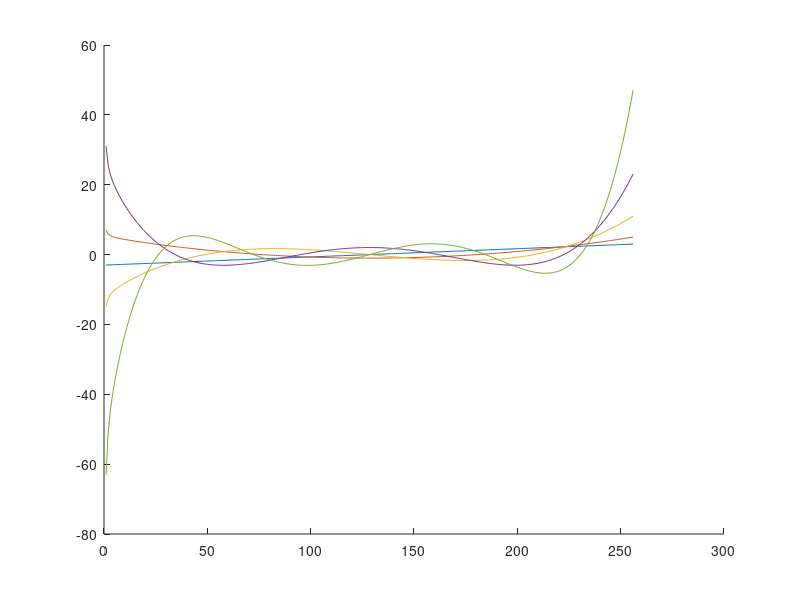

This figure's MATLAB source: (Note: this script raises an error after producing the figure.)
% Final Project
% CEG 7850 - Digital Image Processing
% Alex Reigle

function [] = main()
%% Assumptions:
%   (1) Ns = N = 256 (This ensures that our function will mapp x -> y such 
%       that iterator, i, spans i = [0 N-1] for eqn. 3)
%   (2) Assume that the highest order of the signa will be varried between
%       mi = 1 and mi = 3 (providing the definition for the Gegenbauer
%       basis.
%   (3) N = k; Assume cardinality is the entire signal. This 
%       allows for assumption (1) and also reduces coputational complexity
%       by tying the two values together in a single for-loop (see eqn. 6)
%   (4) 

N = 256;    % N (big n) is the number of sub-intervals/elements in the signal
n = 2.5;      % n (little n) is the degree of the Gegenbauer polynomial which is
            %              used to reconstruct the 

% Ref: (mathworld.wolfram)
% lambda defines the demensionality of the problem 
% (2*lambda + 2) defines the number of demensions
% for 1D-space (2*lambda - 2) = 1; lambda = 1.5
% alpha = lambda - 1/5 = 1
alpha = 1.5;

x = linspace(-1,1, 256);

testGegenBauerPoly(x, alpha);

g = gegenbauerCoef(x, alpha, n);

% Test Signal f1
f1 = linspace(-1,1,N);
for i = 1:length(f1)
    if (f1(i) <= 0)
        f1(i) = -1 - f1(i);
    else
        f1(i) = ( 1 - f1(i) )^5;
    end
end

    % Original processing of Signal f1 (without Compression/Truncation)
    dct_f1 = dctCoef(f1);
    idct_f1 = idct(dct_f1);

    figure(1);
    subplot(1,3,1); plot(f1);       title('Orignal Signal F1');
    subplot(1,3,2); plot(dct_f1);   title('DCT of Orig. Sig. F1');
    subplot(1,3,3); plot(idct_f1);  title('IDCT Reconstruction of F1');
%% %%%%%%%%%%%%%%%%%%%%%%%%%%%%%%%%%%%%%%%%%%%%%%%%%%%%%%%%%%%%%%%%%%%%%%%
%%%%%%%%%% RECONSTRUCTION OF 1D SIGNALS USING IPRM %%%%%%%%%%%%%%%%%%%%%%%
%%%%%%%%%%%%%%%%%%%%%%%%%%%%%%%%%%%%%%%%%%%%%%%%%%%%%%%%%%%%%%%%%%%%%%%%%%

%%%%%%%%% RECONSTRUCTION OF F1 USING IPRM %%%%%%%%%%%%%%%%%%%%%%%%%%%%%%%%%%%%%%%%%%
    [f1_out, encKey] = encodeSig(f1, alpha, n);
    f1_reconstruct = IPRM(f1_out, alpha, n, encKey);

    figure(11);
    subplot(1,3,1); plot(f1);               title('Original Signal');
    subplot(1,3,2); plot(f1_out);           title('Gegenbauer Compressed Signal');
    subplot(1,3,3); plot(f1_reconstruct);   title('Reconstructed Signal');

    % Original processing of Signal f1 (with Compression/Truncation)
    ft = (f1);
    dct_ft = truncateSig(dctCoef(ft));
    idct_ft = idct(dct_ft);

    figure(12);
    subplot(1,3,1); plot(ft);       title('Signal F1');
    subplot(1,3,2); plot(dct_ft);   title('DCT of Trunc. Sig. Ft');
    subplot(1,3,3); plot(idct_ft);  title('IDCT Reconstruction of Ft');

%% %%%%%%% Incorrect Usage of Gegenbauer %%%%%%%%%%%%
%     % Gegenbauer processing of Signal f1 (without Compression/Truncation)
%     gegWorking = gegenbauerCoef(f1, alpha, n);     % Works for alpha = 1.5; n1 = 2.01-2.99
%     dctGegWorking = dctCoef(gegWorking);
%     recreatedF1 = idct(dctGegWorking);
% 
%     figure(13);
%     subplot(1,3,1); plot(gegWorking);       title('Gegenbauer Polynomial of F1');
%     subplot(1,3,2); plot(dctGegWorking);    title('DCT of Gegenbauer Poly. (of F1)');
%     subplot(1,3,3); plot(recreatedF1);      title('Reconstrunction of F1 (w/ Gegenbauer Poly.)');
% 
%     % Gegenbauer processing of Signal f1 (with Compression/Truncation)
%     gegT = (gegenbauerCoef(ft, alpha, n));
%     dctGegT = truncateSig(dctCoef(gegT));
%     recreatedFt = idct(dctGegT);
% 
%     figure(14);
%     subplot(1,3,1); plot(gegT);         title('Gegenbauer Poly. of *Truncated Signal, Ft');
%     subplot(1,3,2); plot(dctGegT);      title('DCT of Gegenbauer Poly. (of Ft)');
%     subplot(1,3,3); plot(recreatedFt);  title('Reconstruction of Ft (w/ Gegenbauer Poly.)');

%% %%%%%%%%%%%% RECREATION OF FIGURE 2A AND 2B %%%%%%%%%%%%%%%%%%%%%%%%%%%%%%%%%%%%%%%%%%%%%%%%
    figure(1001);
    subplot(1,2,1); plot(f1);           title('Figure 2a Recreation - Orignal Signal (f1)');    xlim([1 256]);
    subplot(1,2,2); plot(dctCoef(f1));  title('Figure 2b Recreation - DCT Coefficients of f1'); xlim([1 256]);

    rmsef1 = 0.*f1;
    for i = 1:length(f1)
        rmsef1(i) = rootMeanSquareError(f1(i), f1_reconstruct(i));
    end

    figure(1002);   plot(rmsef1);     title('Recreation of Figure 3a - RMSE of Reconstructed F1');


    % Introduce Artifacts
    f1_noisy = truncateSig(dctCoef(f1));
    figure(11); 
    subplot(1,2,1); plot(f1_noisy);       title('Compressed (Zeroed-Out) DCT of f1');
    subplot(1,2,2); plot(idct(f1_noisy)); title('Reconstruction of Compressed Signal f1');

    % Test Signal f2
    f2 = wnoise(3,nextpow2(N));
    dct2 = dctCoef(f2);

    % Introduce Artifacts
    f2_noisy = truncateSig(dct2); 
    
    figure(22); 
    subplot(1,2,1); plot(f2_noisy);         title('Compressed (Zeroed-Out) DCT of f2');
    subplot(1,2,2); plot(idct(f2_noisy));   title('Reconstruction of Compressed Signal f2');

%% %%%%%% RECONSTRUCTION OF F2 USING IPRM %%%%%%%%%%%%%%%%%%%%%%%%%%%%%%%%%%%%%%%%%%%%%%%%
    [f2_out, encKey] = encodeSig(f2, alpha, n);
    f2_reconstruct = IPRM(f2_out, alpha, n, encKey);

    figure(20);
    subplot(1,3,1); plot(f2);               title('Original Signal');
    subplot(1,3,2); plot(f2_out);           title('Gegenbauer Compressed Signal');
    subplot(1,3,3); plot(f2_reconstruct);   title('Reconstructed Signal');

    figure(2001);
    subplot(1,2,1); plot(f2);   title('Figure 4a Recreation - Original Signal (f2)');   xlim([1 256]);
    subplot(1,2,2); plot(dct2); title('Figure 4b Recreation - DCT Coefifcients of f2'); xlim([1 256]);

    rmsef2 = 0.*f2;
    for i = 1:length(f2)
        rmsef2(i) = rootMeanSquareError(f2(i), f2_reconstruct(i));
    end

    figure(2002); plot(rmsef2); title('Recreation of Figure 5a - RMSE of Reconstructed F2');

%% %%%%%%%%%%%%%%%%%%%%%%%%%%%%%%%%%%%%%%%%%%%%%%%%%%%%%%%%%%%%%%%%%%%%%%%%
%%%%%%%%%%% RECONSTRUCTION OF IMAGES USING IPRM %%%%%%%%%%%%%%%%%%%%%%%%%%
%%%%%%%%%%%%%%%%%%%%%%%%%%%%%%%%%%%%%%%%%%%%%%%%%%%%%%%%%%%%%%%%%%%%%%%%%%
    % Processing on Cameraman Image
    cameraman = imread('cameraman.tif');
    [camSignal, Cm, Cn] = im2sig(cameraman);
    dct3 = dctCoef(camSignal);
    cameraman_noisy = truncateSig(dct3);
    f3 = sig2im(cameraman_noisy, Cm, Cn);

    figure(3); hold on;
    subplot(2,2,1); imshow(cameraman);                          title('Original Image'); 
    subplot(2,2,2); imshow(f3);                                 title('Gegenbauer Compressed Image'); 
    subplot(2,2,3); plot(dct3);             xlim([1 Cm*Cn]);    title('DCT Transform of Original Image'); 
    subplot(2,2,4); plot(cameraman_noisy);  xlim([1 Cm*Cn]);    title('DCT Transform of Gegenbauer Compressed Signal)'); 

    [cam_out, encKey] = encodeSig(camSignal, alpha, n);
    cam_reconstruct = IPRM(cam_out, alpha, n, encKey);

    figure(30); hold on;
    subplot(2,3,1); plot(camSignal);                                        title('Original "Cameraman.tif" Signal');
    subplot(2,3,2); plot(cam_out);                                          title('Gegenbauer Compressed Signal');
    subplot(2,3,3); plot(cam_reconstruct);                                  title('Reconstructed Signal');
    subplot(2,3,4); imshow(cameraman);                                      title('Original Image');
    subplot(2,3,5); imshow(cast(sig2im(idct(cam_out),Cm,Cn), 'uint8'));     title('Compressed Noisy Image');
    subplot(2,3,6); imshow(cast(sig2im(cam_reconstruct,Cm,Cn), 'uint8'));   title('Reconstructed Image');
    
    % Add noise from transmition (After Compression)
    cam_out_noisy3  = addNoise(cam_out, 3);     cam_out_noisy3_reconstruct   = IPRM(cam_out_noisy3 , alpha, n, encKey);
    cam_out_noisy10 = addNoise(cam_out, 10);    cam_out_noisy10_reconstruct  = IPRM(cam_out_noisy10, alpha, n, encKey);
    cam_out_noisyn10 = addNoise(cam_out, -10);  cam_out_noisyn10_reconstruct = IPRM(cam_out_noisyn10, alpha, n, encKey);
    
    figure(31);
    subplot(2,3,1); imshow(cast(sig2im(idct(cam_out_noisy3 ),Cm,Cn), 'uint8'));         title('Compressed Image w/ 3dB SNR after Noise Injection');
    subplot(2,3,2); imshow(cast(sig2im(idct(cam_out_noisy10),Cm,Cn), 'uint8'));         title('Compressed Image w/ 10dB SNR after Noise Injection');
    subplot(2,3,3); imshow(cast(sig2im(idct(cam_out_noisyn10),Cm,Cn), 'uint8'));        title('Compressed Image w/ -10dB SNR after Noise Injection');
    subplot(2,3,4); imshow(cast(sig2im(cam_out_noisy3_reconstruct ,Cm,Cn), 'uint8'));   title('Reconstructed Image w/ 3dB SNR after Noise Injection');
    subplot(2,3,5); imshow(cast(sig2im(cam_out_noisy10_reconstruct,Cm,Cn), 'uint8'));   title('Reconstructed Image w/ 10dB SNR after Noise Injection');
    subplot(2,3,6); imshow(cast(sig2im(cam_out_noisyn10_reconstruct,Cm,Cn), 'uint8'));  title('Reconstructed Image w/ -10dB SNR after Noise Injection');

    rmseCam = 0.*camSignal;
    rmseCam_Noise = rmseCam;
    for i = 1:length(camSignal)
        rmseCam(i) = rootMeanSquareError(camSignal(i), cam_reconstruct(i));
        rmseCam_Noise(i) = rootMeanSquareError(cam_reconstruct(i), cam_out_noisyn10_reconstruct(i));
    end
    
    figure(32);
    subplot(1,2,1); plot(rmseCam);       title('RMSE of Cameraman Image Reconstructed');
    subplot(1,2,2); plot(rmseCam_Noise); title('RMSE of Cameraman Image Reconstructed in Noise');

        cam_Spectra = fourierSpectra(cameraman, size(cameraman,1), size(cameraman,2));

    figure(33); imshow(cast(cam_Spectra, 'uint8'));

    % Processing on Cell Image
    cell = imread('cell.tif');
    [cellSig, c2m, c2n] = im2sig(cell);
    dct4 = dctCoef(cellSig);
    cell_noisy = truncateSig(dct4);
    f4 = sig2im(cell_noisy, c2m, c2n);

    figure(4);
    subplot(2,2,1); imshow(cell);     title('Original Image'); 
    subplot(2,2,2); imshow(f4);       title('Gegenbauer Compressed Image'); 
    subplot(2,2,3); plot(dct4);       title('DCT Transform of Original Image'); 
    subplot(2,2,4); plot(cell_noisy); title('DCT Transform of Gegenbauer Compressed Signal)');

    [cell_out, encKey] = encodeSig(cellSig, alpha, n);
    cell_reconstruct = IPRM(cell_out, alpha, n, encKey);

    figure(40);
    subplot(2,3,1); plot(cellSig);                                              title('Original Signal');
    subplot(2,3,2); plot(cell_out);                                             title('Gegenbauer Compressed Signal');
    subplot(2,3,3); plot(cell_reconstruct);                                     title('Reconstructed Signal');
    subplot(2,3,4); imshow(cell);                                               title('Original "Cell.tif" Image');
    subplot(2,3,5); imshow(cast(sig2im(idct(cell_out),c2m,c2n), 'uint8'));      title('Compressed Noisy Image');
    subplot(2,3,6); imshow(cast(sig2im(cell_reconstruct,c2m,c2n), 'uint8'));    title('Reconstructed Image');

    % Add noise from transmition (After Compression)
    cell_out_noisy3  = addNoise(cell_out, 3);    cell_out_noisy3_reconstruct   = IPRM(cell_out_noisy3 , alpha, n, encKey);
    cell_out_noisy10 = addNoise(cell_out, 10);   cell_out_noisy10_reconstruct  = IPRM(cell_out_noisy10, alpha, n, encKey);
    cell_out_noisyn10 = addNoise(cell_out, -10); cell_out_noisyn10_reconstruct = IPRM(cell_out_noisyn10, alpha, n, encKey);
    
    figure(41);
    subplot(2,3,1); imshow(cast(sig2im(idct(cell_out_noisy3 ),c2m,c2n), 'uint8'));          title('Compressed Image w/ 3dB SNR after Noise Injection');
    subplot(2,3,2); imshow(cast(sig2im(idct(cell_out_noisy10),c2m,c2n), 'uint8'));          title('Compressed Image w/ 10dB SNR after Noise Injection');
    subplot(2,3,3); imshow(cast(sig2im(idct(cell_out_noisyn10),c2m,c2n), 'uint8'));         title('Compressed Image w/ -10dB SNR after Noise Injection');
    subplot(2,3,4); imshow(cast(sig2im(cell_out_noisy3_reconstruct ,c2m,c2n), 'uint8'));    title('Reconstructed Image w/ 3dB SNR after Noise Injection');
    subplot(2,3,5); imshow(cast(sig2im(cell_out_noisy10_reconstruct,c2m,c2n), 'uint8'));    title('Reconstructed Image w/ 10dB SNR after Noise Injection');
    subplot(2,3,6); imshow(cast(sig2im(cell_out_noisyn10_reconstruct,c2m,c2n), 'uint8'));   title('Reconstructed Image w/ -10dB SNR after Noise Injection');

    rmseCell = 0.*cellSig;
    rmseCell_Noise = rmseCell;
    for i = 1:length(cellSig)
        rmseCell(i) = rootMeanSquareError(cellSig(i), cell_reconstruct(i));
        rmseCell_Noise(i) = rootMeanSquareError(cell_reconstruct(i), cell_out_noisyn10_reconstruct(i));
    end
    
    figure(42);
    subplot(1,2,1); plot(rmseCell);       title('RMSE of Cell Image Reconstructed');
    subplot(1,2,2); plot(rmseCell_Noise); title('RMSE of Cell Image Reconstructed in Noise');

% Processing on Mandi Image
    mandi = imread('mandi.tif');
    [mandiSig, Mm, Mn] = im2sig(mandi);
    dct5 = dctCoef(mandiSig);
    mandi_noisy = truncateSig(dct5);
    f5 = sig2im(mandi_noisy, Mm, Mn);

    figure(5);
    subplot(2,2,1); imshow(mandi);          title('Original Image'); 
    subplot(2,2,2); imshow(f5);             title('Gegenbauer Compressed Image'); 
    subplot(2,2,3); plot(dct5);             title('DCT Transform of Original Image'); 
    subplot(2,2,4); plot(mandi_noisy);      title('DCT Transform of Gegenbauer Compressed Signal)');

    [mandi_out, encKey] = encodeSig(mandiSig, alpha, n);
    mandi_reconstruct = IPRM(mandi_out, alpha, n, encKey);

    figure(50);
    subplot(2,3,1); plot(mandiSig);                                         title('Original Signal');
    subplot(2,3,2); plot(mandi_out);                                        title('Gegenbauer Compressed Signal');
    subplot(2,3,3); plot(mandi_reconstruct);                                title('Reconstructed Signal');
    subplot(2,3,4); imshow(mandi);                                          title('Original "Mandi.tif" Image');
    subplot(2,3,5); imshow(cast(sig2im(idct(mandi_out),Mm,Mn), 'uint8'));   title('Compressed Noisy Image');
    subplot(2,3,6); imshow(cast(sig2im(mandi_reconstruct,Mm,Mn), 'uint8')); title('Reconstructed Image');

    % Add noise from transmition (After Compression)
    mandi_out_noisy3  = addNoise(mandi_out, 3);    mandi_out_noisy3_reconstruct   = IPRM(mandi_out_noisy3 , alpha, n, encKey);
    mandi_out_noisy10 = addNoise(mandi_out, 10);   mandi_out_noisy10_reconstruct  = IPRM(mandi_out_noisy10, alpha, n, encKey);
    mandi_out_noisyn10 = addNoise(mandi_out, -10); mandi_out_noisyn10_reconstruct = IPRM(mandi_out_noisyn10, alpha, n, encKey);
    
    figure(51);
    subplot(2,3,1); imshow(cast(sig2im(idct(mandi_out_noisy3 ),Mm,Mn), 'uint8'));          title('Compressed Image w/ 3dB SNR after Noise Injection');
    subplot(2,3,2); imshow(cast(sig2im(idct(mandi_out_noisy10),Mm,Mn), 'uint8'));          title('Compressed Image w/ 10dB SNR after Noise Injection');
    subplot(2,3,3); imshow(cast(sig2im(idct(mandi_out_noisyn10),Mm,Mn), 'uint8'));         title('Compressed Image w/ -10dB SNR after Noise Injection');
    subplot(2,3,4); imshow(cast(sig2im(mandi_out_noisy3_reconstruct ,Mm,Mn), 'uint8'));    title('Reconstructed Image w/ 3dB SNR after Noise Injection');
    subplot(2,3,5); imshow(cast(sig2im(mandi_out_noisy10_reconstruct,Mm,Mn), 'uint8'));    title('Reconstructed Image w/ 10dB SNR after Noise Injection');
    subplot(2,3,6); imshow(cast(sig2im(mandi_out_noisyn10_reconstruct,Mm,Mn), 'uint8'));   title('Reconstructed Image w/ -10dB SNR after Noise Injection');


    rmseMandi = 0.*mandiSig;
    rmseMandi_Noise = rmseMandi;
    for i = 1:length(mandiSig)
        rmseMandi(i) = rootMeanSquareError(mandiSig(i), mandi_reconstruct(i));
        rmseMandi_Noise(i) = rootMeanSquareError(mandi_reconstruct(i), mandi_out_noisyn10_reconstruct(i));
    end
    
    figure(52);
    subplot(1,2,1); plot(rmseMandi);       title('RMSE of Mandi Image Reconstructed');
    subplot(1,2,2); plot(rmseMandi_Noise); title('RMSE of Mandi Image Reconstructed in Noise');

    mandi_Spectra = fourierSpectra(mandi, size(mandi,1), size(mandi,2));

    figure(53); imshow(cast(mandi_Spectra, 'uint8'));

% Processing on Moon Image
    moon = imread('moon.tif');
    [moonSig, M2m, M2n] = im2sig(moon);
    dct6 = dctCoef(moonSig);
    moon_noisy = truncateSig(dct6);
    f6 = sig2im(moon_noisy, M2m, M2n);

    figure(6);
    subplot(2,2,1); imshow(moon);           title('Original Image'); 
    subplot(2,2,2); imshow(f6);             title('Gegenbauer Compressed Image'); 
    subplot(2,2,3); plot(dct6);             title('DCT Transform of Original Image'); 
    subplot(2,2,4); plot(moon_noisy);       title('DCT Transform of Gegenbauer Compressed Signal)');

    [moon_out, encKey] = encodeSig(moonSig, alpha, n);
    moon_reconstruct = IPRM(moon_out, alpha, n, encKey);

    figure(60);
    subplot(2,3,1); plot(moonSig);                                           title('Original Signal');
    subplot(2,3,2); plot(moon_out);                                          title('Gegenbauer Compressed Signal');
    subplot(2,3,3); plot(moon_reconstruct);                                  title('Reconstructed Signal');
    subplot(2,3,4); imshow(moon);                                            title('Original "Moon.tif" Image');
    subplot(2,3,5); imshow(cast(sig2im(idct(moon_out),M2m,M2n), 'uint8'));   title('Compressed Noisy Image');
    subplot(2,3,6); imshow(cast(sig2im(moon_reconstruct,M2m,M2n), 'uint8')); title('Reconstructed Image');

    % Add noise from transmition (After Compression)
    moon_out_noisy3  = addNoise(moon_out, 3);    moon_out_noisy3_reconstruct   = IPRM(moon_out_noisy3 , alpha, n, encKey);
    moon_out_noisy10 = addNoise(moon_out, 10);   moon_out_noisy10_reconstruct  = IPRM(moon_out_noisy10, alpha, n, encKey);
    moon_out_noisyn10 = addNoise(moon_out, -10); moon_out_noisyn10_reconstruct = IPRM(moon_out_noisyn10, alpha, n, encKey);
    
    figure(61);
    subplot(2,3,1); imshow(cast(sig2im(idct(moon_out_noisy3 ),M2m,M2n), 'uint8'));          title('Compressed Image w/ 3dB SNR after Noise Injection');
    subplot(2,3,2); imshow(cast(sig2im(idct(moon_out_noisy10),M2m,M2n), 'uint8'));          title('Compressed Image w/ 10dB SNR after Noise Injection');
    subplot(2,3,3); imshow(cast(sig2im(idct(moon_out_noisyn10),M2m,M2n), 'uint8'));         title('Compressed Image w/ -10dB SNR after Noise Injection');
    subplot(2,3,4); imshow(cast(sig2im(moon_out_noisy3_reconstruct ,M2m,M2n), 'uint8'));    title('Reconstructed Image w/ 3dB SNR after Noise Injection');
    subplot(2,3,5); imshow(cast(sig2im(moon_out_noisy10_reconstruct,M2m,M2n), 'uint8'));    title('Reconstructed Image w/ 10dB SNR after Noise Injection');
    subplot(2,3,6); imshow(cast(sig2im(moon_out_noisyn10_reconstruct,M2m,M2n), 'uint8'));   title('Reconstructed Image w/ -10dB SNR after Noise Injection');

    rmseMoon = 0.*moonSig;
    rmseMoon_Noise = rmseMoon;
    for i = 1:length(moonSig)
        rmseMoon(i) = rootMeanSquareError(moonSig(i), moon_reconstruct(i));
        rmseMoon_Noise(i) = rootMeanSquareError(moon_reconstruct(i), moon_out_noisyn10_reconstruct(i));
    end
    
    figure(62);
    subplot(1,2,1); plot(rmseMoon);       title('RMSE of Moon Image Reconstructed');
    subplot(1,2,2); plot(rmseMoon_Noise); title('RMSE of Moon Image Reconstructed in Noise');

% Processing on Pout Image
    pout = imread('pout.tif');
    [poutSig, Pm, Pn] = im2sig(pout);
    dct7 = dctCoef(poutSig);
    pout_noisy = truncateSig(dct7);
    f7 = sig2im(pout_noisy, Pm, Pn);

    figure(7);
    subplot(2,2,1); imshow(pout);        title('Original Image'); 
    subplot(2,2,2); imshow(f7);          title('Gegenbauer Compressed Image'); 
    subplot(2,2,3); plot(dct7);          title('DCT Transform of Original Image'); 
    subplot(2,2,4); plot(pout_noisy);    title('DCT Transform of Gegenbauer Compressed Signal)');

    [pout_out, encKey] = encodeSig(poutSig, alpha, n);
    pout_reconstruct = IPRM(pout_out, alpha, n, encKey);

    figure(70);
    subplot(2,3,1); plot(poutSig);                                         title('Original Signal');
    subplot(2,3,2); plot(pout_out);                                        title('Gegenbauer Compressed Signal');
    subplot(2,3,3); plot(pout_reconstruct);                                title('Reconstructed Signal');
    subplot(2,3,4); imshow(pout);                                          title('Original "Pout.tif" Image');
    subplot(2,3,5); imshow(cast(sig2im(idct(pout_out),Pm,Pn), 'uint8'));   title('Compressed Noisy Image');
    subplot(2,3,6); imshow(cast(sig2im(pout_reconstruct,Pm,Pn), 'uint8')); title('Reconstructed Image');
    
    % Add noise from transmition (After Compression)
    pout_out_noisy3  = addNoise(pout_out, 3);    pout_out_noisy3_reconstruct   = IPRM(pout_out_noisy3 , alpha, n, encKey);
    pout_out_noisy10 = addNoise(pout_out, 10);   pout_out_noisy10_reconstruct  = IPRM(pout_out_noisy10, alpha, n, encKey);
    pout_out_noisyn10 = addNoise(pout_out, -10); pout_out_noisyn10_reconstruct = IPRM(pout_out_noisyn10, alpha, n, encKey);
    
    figure(71);
    subplot(2,3,1); imshow(cast(sig2im(idct(pout_out_noisy3 ),Pm,Pn), 'uint8'));          title('Compressed Image w/ 3dB SNR after Noise Injection');
    subplot(2,3,2); imshow(cast(sig2im(idct(pout_out_noisy10),Pm,Pn), 'uint8'));          title('Compressed Image w/ 10dB SNR after Noise Injection');
    subplot(2,3,3); imshow(cast(sig2im(idct(pout_out_noisyn10),Pm,Pn), 'uint8'));         title('Compressed Image w/ -10dB SNR after Noise Injection');
    subplot(2,3,4); imshow(cast(sig2im(pout_out_noisy3_reconstruct ,Pm,Pn), 'uint8'));    title('Reconstructed Image w/ 3dB SNR after Noise Injection');
    subplot(2,3,5); imshow(cast(sig2im(pout_out_noisy10_reconstruct,Pm,Pn), 'uint8'));    title('Reconstructed Image w/ 10dB SNR after Noise Injection');
    subplot(2,3,6); imshow(cast(sig2im(pout_out_noisyn10_reconstruct,Pm,Pn), 'uint8'));   title('Reconstructed Image w/ -10dB SNR after Noise Injection');

    rmsePout = 0.*poutSig;
    rmsePout_Noise = poutSig;
    for i = 1:length(poutSig)
        rmsePout(i) = rootMeanSquareError(poutSig(i), pout_reconstruct(i));
        rmsePout_Noise(i) = rootMeanSquareError(pout_reconstruct(i), pout_out_noisy10_reconstruct(i));
    end
    
    figure(72);
    subplot(1,2,1); plot(rmsePout);       title('RMSE of Pout Image Reconstructed');
    subplot(1,2,2); plot(rmsePout_Noise); title('RMSE of Pout Image Reconstructed in Noise');
    
end

function [rmse] = rootMeanSquareError(image, imageCompressed)
    temp = 0.*image;
    
    for i = size(image,1)
        for ii = size(image,2)
            temp(i,ii) = (imageCompressed(i,ii) - image(i,ii)).^2;
        end
    end
    
    rmse = real( sqrt(sum(sum(temp(:,:))).^2/(size(image,1)*size(image,2))) );
end

function [snr] = snrmsError(image, imageCompressed)
    rmse = rootMeanSquareError(image, imageCompressed);
    
    denom = size(image,1)*size(image,2)*(rmse).^2;
    num = sum(sum(imageCompressed(:,:))).^2;
    
    snr = real( num/denom );
end

function [sigOut] = IPRM(sigIn, alpha, n, dS)
    x = linspace(-1,1, length(sigIn));
    g = gegenbauerCoef(x, alpha, n);
    
    sigSpatial = idct(sigIn) - g;
    sigOut = sigSpatial -dS;
end

function [sigOut, dS] = encodeSig(sigIn, alpha, n)
    x = linspace(-1,1, length(sigIn));
    g = gegenbauerCoef(x, alpha, n);
    
    sigFreq = dctCoef(sigIn);
    truncSig = truncateSig(sigFreq);
    matchFilterSig = idct(truncSig);
    
    sigOut = truncSig + dctCoef(g);
    dS = matchFilterSig - sigIn;
    
end

function [sigOut] = truncateSig(sigIn)
    len = length(sigIn);
    sigIn((0.5*len):len) = 0;
    sigOut = sigIn;
end

function [signal, m, n] = im2sig(image)
    m = size(image,1);
    n = size(image,2);
    signal = reshape(image, [1 m*n]);
    signal = cast(signal, 'double');
end

function [image] = sig2im(signal, m, n)
    image = cast(reshape(signal, [m n]), 'uint8');
end

function [dctCoef] = dctCoef(signal)
% According to eqn 6 from the cited article, the DCT function used shall be
% as follows: y = dct(x, 'Type', 2) 
    signal = cast(signal, 'double');
    dctCoef = dct(signal, 'Type', 2);
end

function [gegCoef] = gegenbauerCoef(signal, alpha, n)    
    gegCoef = ones(1, length(signal));
    if( n == 1 )
        gegCoef = 2*alpha.*signal;
    elseif ( n >= 2 )
        for t = 1:length(signal)
            gegCoef(t) = (  ( 2*t - 2 + 2*alpha) *  signal(t) * gegenbauerCoef(signal(t), alpha, n-1)      ...
                           +(-1*t + 2 - 2*alpha) *              gegenbauerCoef(signal(t), alpha, n-2))/t ; 
        end
    end
end

function [s1] = solveGegCoef(signalIn, alpha, n)
  s1 = zeros(1,length(signalIn));
  if( n == 1)
      s1 = signalIn/(2*alpha);
  elseif ( n >= 2 )
      for t = 3:length(signalIn)
          s1(t) = (  ( t*signalIn(t) + (  t - 2 + 2*alpha)*solveGegCoef(signalIn(t-2),alpha,n-2) )    ...
                   / (                 (2*t - 2 + 2*alpha)*solveGegCoef(signalIn(t-1),alpha,n-1) )  );
      end
  end
end

function [out] = addNoise(in, snr)
    out = awgn(in,snr);
end

function [imageFFT] = fourierSpectra(image, M, N)
    P = 2^nextpow2(M);
    Q = 2^nextpow2(N);
    
    if(P>Q)
        Q = P;
    elseif(Q>P)
        P = Q;
    end

    imageFFT = 20*log10(sqrt(real(fft2(fftshift(image))).^2 + imag(fft2(fftshift(image))).^2));
end
    
function [] = testGegenBauerPoly(x, alpha)
    g1 = gegenbauerCoef(x, alpha, 1);
    g2 = gegenbauerCoef(x, alpha, 2);
    g3 = gegenbauerCoef(x, alpha, 3);
    g4 = gegenbauerCoef(x, alpha, 4);
    g5 = gegenbauerCoef(x, alpha, 5);

    figure(999); hold on;
    plot(g1);
    plot(g2);
    plot(g3);
    plot(g4);
    plot(g5);
end
